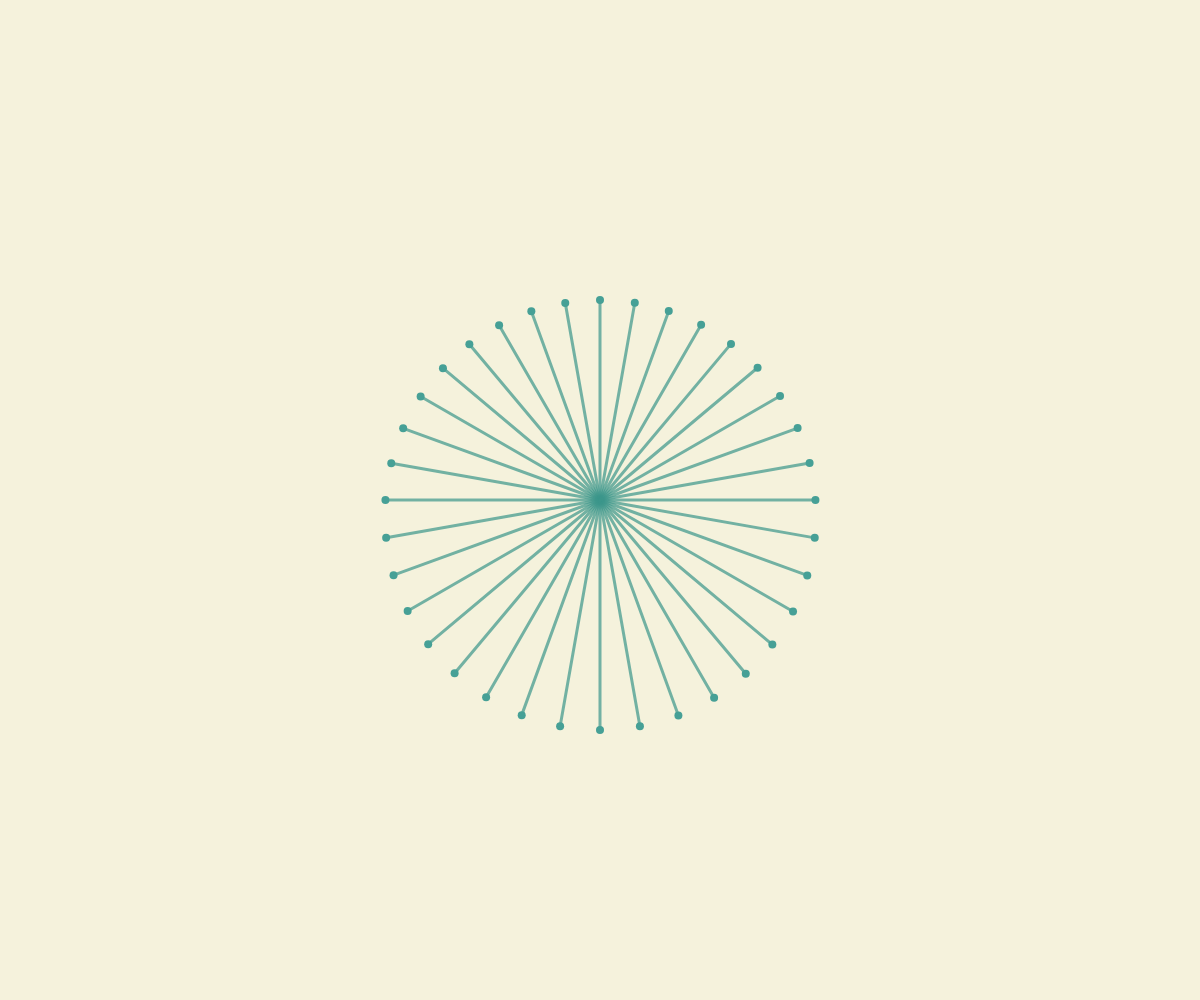
Frame 1 (no input)
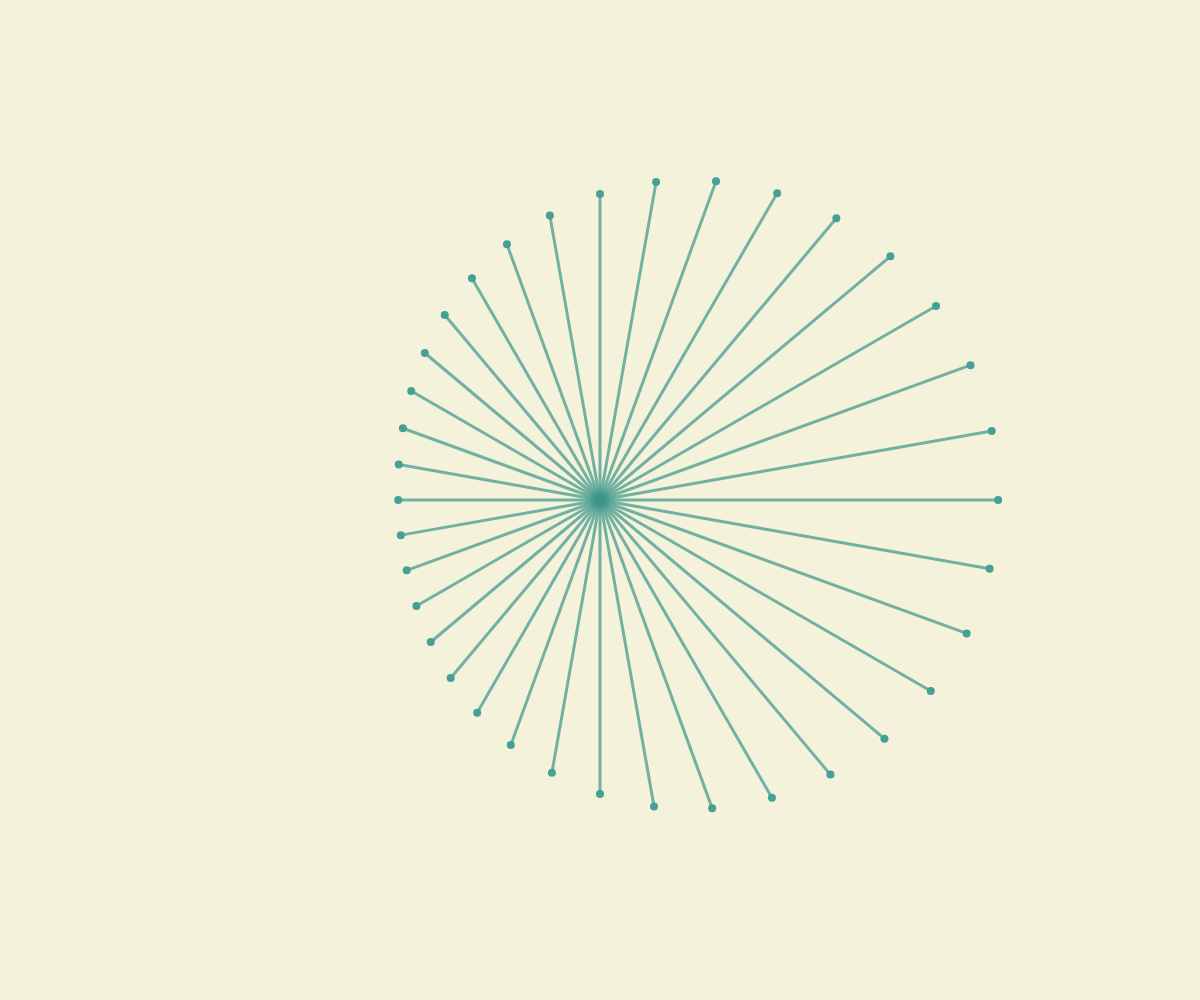
Frame 60 (no input)
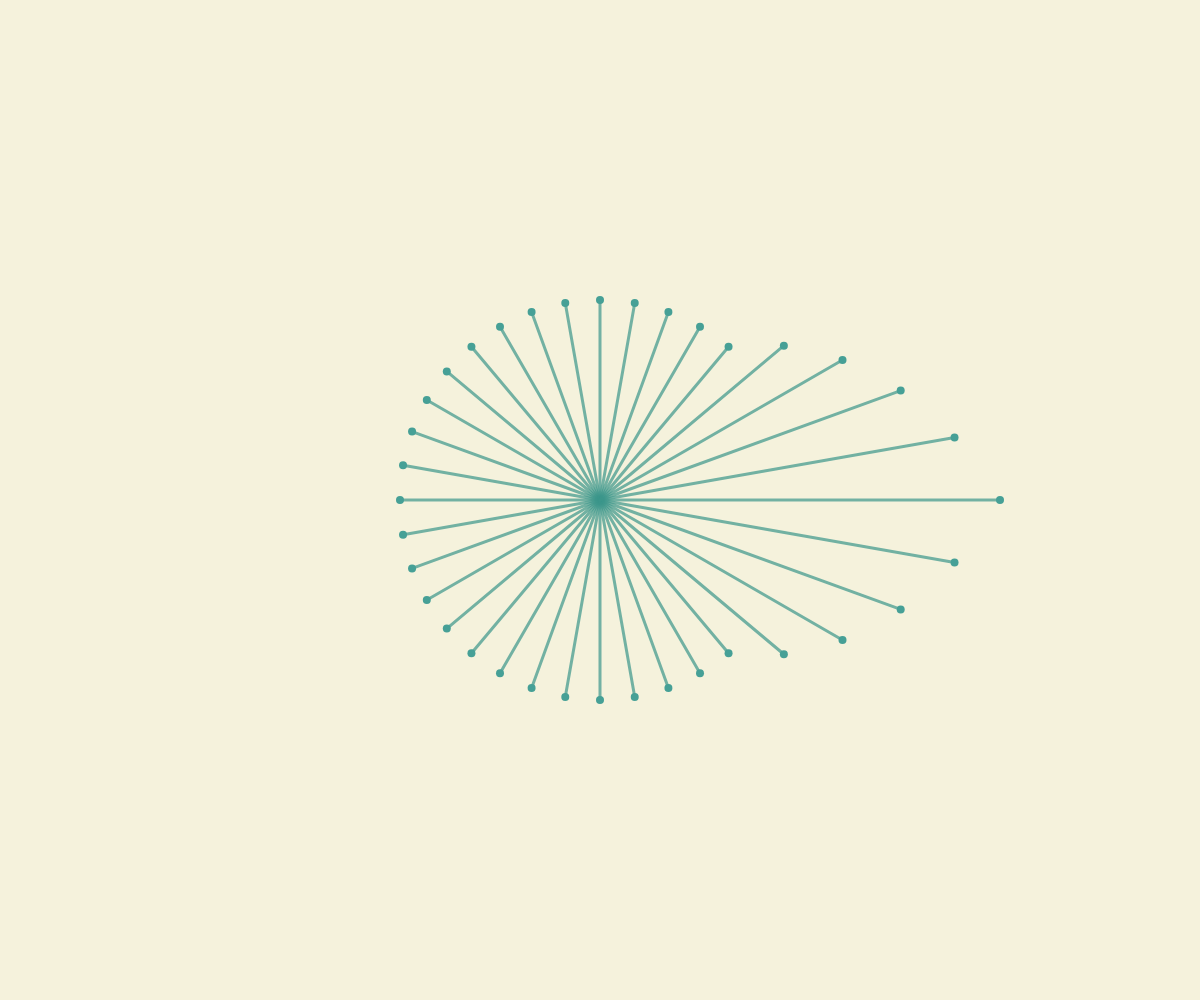
Frame 120 (the mouse pressed at the canvas centre since frame 60)

The p5.js sketch that drew these frames (run headless with seeded random() and noise() and a simulated clock; from frame 60 on, the mouse is pressed at the canvas centre):

// p5.js sketch
// ── sketch.js
let centroX, centroY;
let numeroRaggi = 36; // n. di raggi che voglio, 36 così 1 ogni 10 gradi
let raggi = [];
let lunghezzaMinima = 200; // lunghezza min e max raggi
let lunghezzaMassima = 400;
let animazioneAttiva = true; // di base l'animazione funzia
let posizioneOnda = 0; // inizialmente offset onda è 0 pk deve poi "accumularsi"
let velocitaOnda = 0.03;

function setup () {
  createCanvas(windowWidth, windowHeight);

  // calcolo centro generale canvas
  centroX = width / 2;
  centroY = height / 2;

  // ciclo x disegnare raggi
  for (let i = 0; i < numeroRaggi; i++) {
     raggi.push({ // pusho nell'array dei raggi
      angolo: (TWO_PI / numeroRaggi) * i, 
      // angolo del raggio è cerchio diviso n. raggi per n. raggio ora disegnato
      lunghezza: lunghezzaMinima
    });
  }
}


function draw() {
    background(245, 242, 220);
  
  // TROVARE QUALE RAGGIO è SOTTI IL MOUSE


  let raggioHover = -1;
    // di preset voglio che nessun raggio sia nella mod. hover,
    // quindi scelgo un numero di raggio che non esiste
  let distanzaCentro = dist(mouseX, mouseY, centroX, centroY);
    // calcolo distanza del mouse dal centro

  if (distanzaCentro < lunghezzaMassima && !animazioneAttiva) {
    // se questa distanza è minore E l'animazione è disattiva (! significa NO), 
    // allora: 
    let angoloMouse = atan2(mouseY - centroY, mouseX - centroX) 
    // arcotangente (2 pk sto tenendo in consid. 4 quadranti e non 2) per
    // trovare a che angolo rispetto al centro si trova il mouse
    // dal momento che atan2 ci da' angoli tra -pi e +pi e noi li vogliamo tra 0 e 2pi
    // se angolo è negativo gli aggiungo un cerchio completo
    if (angoloMouse < 0) angoloMouse += TWO_PI;

    let differenzaMinima = TWO_PI; // differenza minima iniziale, 
    // devo essere sicura è più grande tutte prossime differenze che troverò

    for (let i = 0; i < numeroRaggi; i++) {
      // ripeti ciclo per tutti i raggi
      let differenza = abs(angoloMouse - raggi[i].angolo);
        // differenza tra angolo mouse e angolo di ogni raggio (pk li scorre tutti)
      if (differenza > PI) differenza = TWO_PI - differenza;
        // devo geristre "wraparound", se la distanza è più di 180° allora cambio verso in cui misurarla

      if (differenza < differenzaMinima) {
        differenzaMinima = differenza;
        raggioHover = i;
        // se differenza è minore di differenzaMinima (che inizialmente è 2pi)
        // allora differenza minima diventa differenza e memorizzo quale raggio è
       }
    }

  }

  // ANIMAZIONE

  if (animazioneAttiva) {
  posizioneOnda += velocitaOnda;
  // se animazione onda attiva aumenta posizionetonda del valore di velocitaonda
  // sommando raggi raggiungono lung massima in momenti diversi, fa "girare onda"
  } 

  for (let i = 0; i < numeroRaggi; i++) {
    let raggio = raggi[i]; // scorciatoia a raggio corrente
    let lunghezzaTarget; // lunghezza a cui voglio raggio arrivi

    if (animazioneAttiva) {
    let angoloOnda = raggio.angolo + posizioneOnda; // angolo dove si trova onda oraokei , sommo pk voglio onda "avanzi"
      lunghezzaTarget = map(sin(angoloOnda), -1, 1, lunghezzaMinima, lunghezzaMassima);
      // in base all'angolo del raggio sin segna un valore tra 1 e -1, 
      // visto che posizioneOnda aumenta l'onda aumenta e va avanti
      // che viene "spalmato" tra lungh max e min
      }
    
    // ALTRIMENTI HOVER
    else if (raggioHover !== -1){
      // ovvero se raggioHover non è uguale a -1 (quindi c'è raggio hover)
      let differenza = min(
        abs(i - raggioHover), // distanza lineare tra raggio corrente i e raggio su cui sono in hover
        numeroRaggi - abs(i - raggioHover)); // calcolo distanza nell'altro verso del cerchio
        // essenzialmente calcolo distanza mouse - raggio corrente, assicurandosi che sia
        // misurata in entrambi i versi
      
        let fattoreScala = max(0, 1 - differenza /5 );
          lunghezzaTarget = lerp(lunghezzaMinima, lunghezzaMassima, fattoreScala);
    }


  else {
      lunghezzaTarget = lunghezzaMinima;
    }
    
    // TRANSIZIONE FLUIDA 
    raggio.lunghezza = lerp(raggio.lunghezza, lunghezzaTarget, 0.15);
    
    // DISEGNO FINALLY
    let puntoX = centroX + cos(raggio.angolo) * raggio.lunghezza;
    let puntoY = centroY + sin(raggio.angolo) * raggio.lunghezza;
    
    stroke(60, 150, 140, 180);
    strokeWeight(3);
    line(centroX, centroY, puntoX, puntoY);
    
    fill(70, 160, 150);
    noStroke();
    circle(puntoX, puntoY, 8);
  }
}

// INTERAZIONE
function mousePressed() {
  animazioneAttiva = !animazioneAttiva;
}
